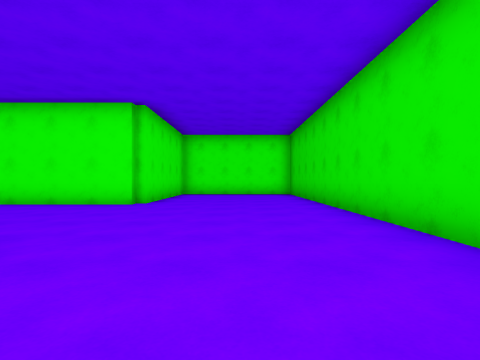
view 1 (above)

22 first-person views from a walk through a scene from a Unity 3-D project. The camera is 1.2 m above the floor, looks level and sees 80° across. The floor is counted in squares, 2 m on a side. Each view is taken from the middle of a square. On the plan, view 1 faces up. The plan holds only what a view shows up to about 9 squares ahead; the rest is blank. The place goes on beyond the plan.

view 2
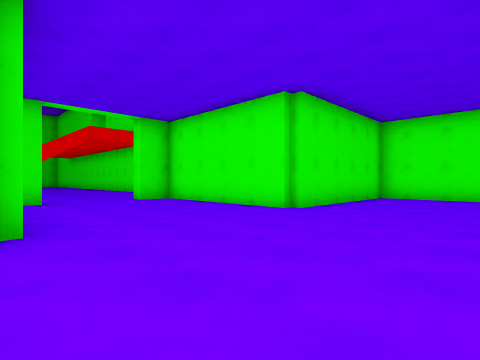

view 3
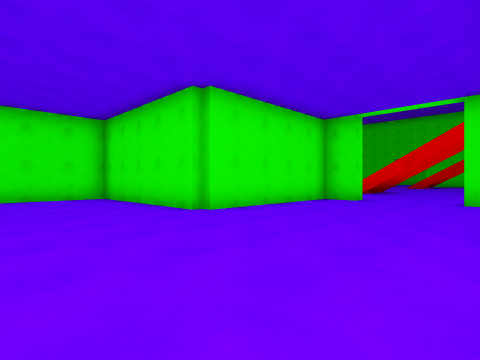

view 4
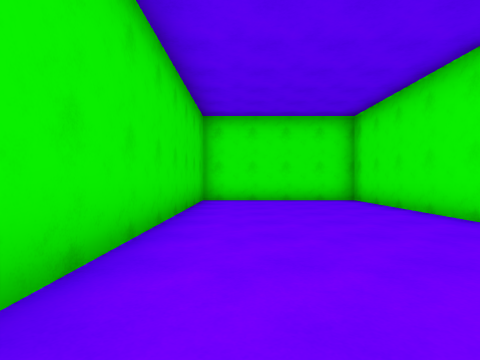

view 5
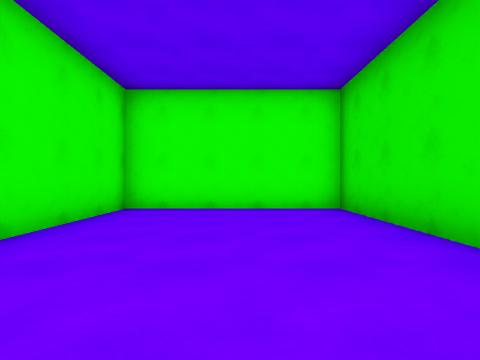

view 6
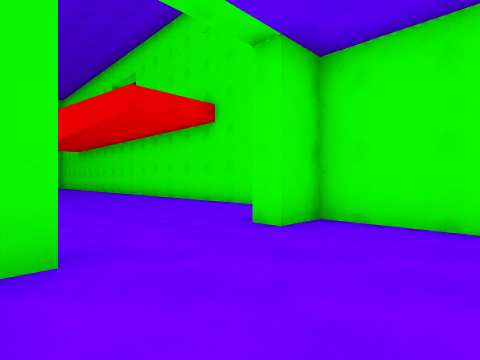

view 7
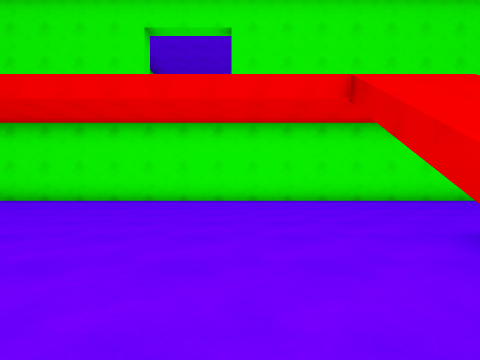

view 8
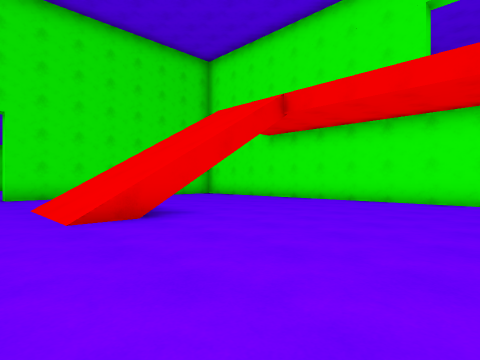

view 9
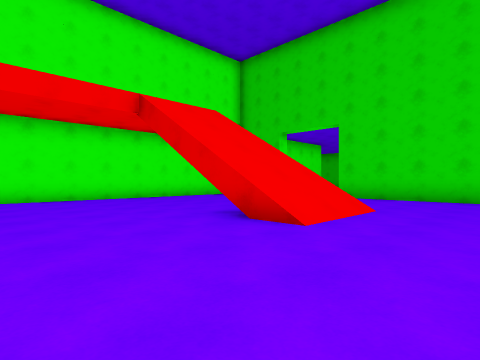

view 10
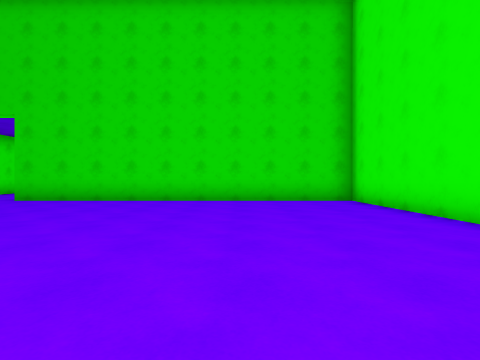

view 11
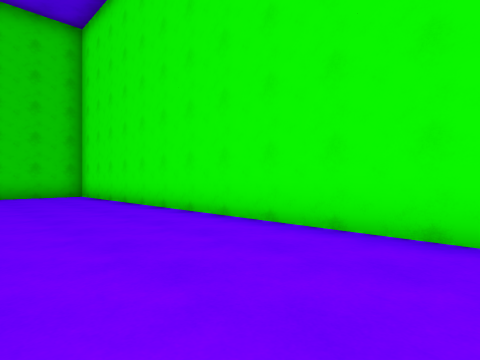

view 12
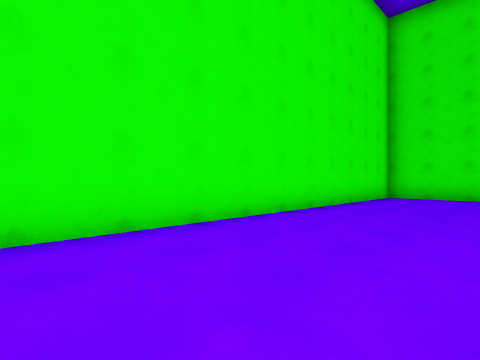

view 13
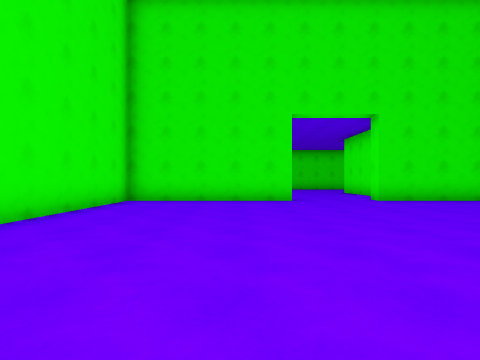

view 14
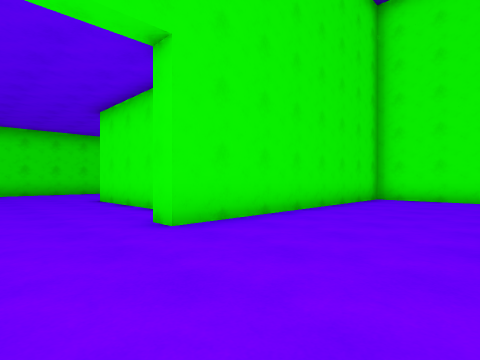

view 15
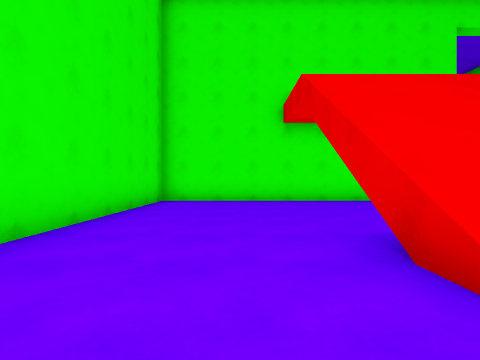

view 16
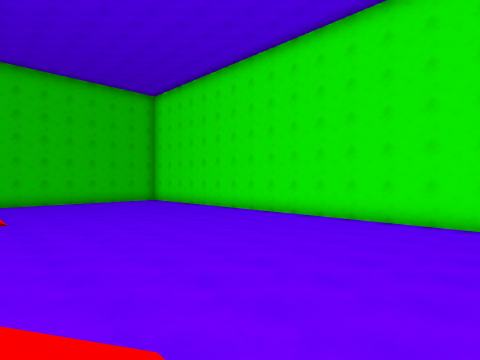

view 17
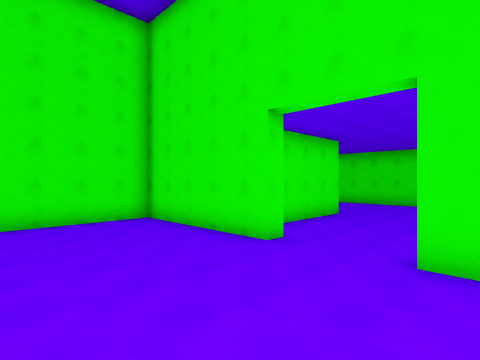

view 18
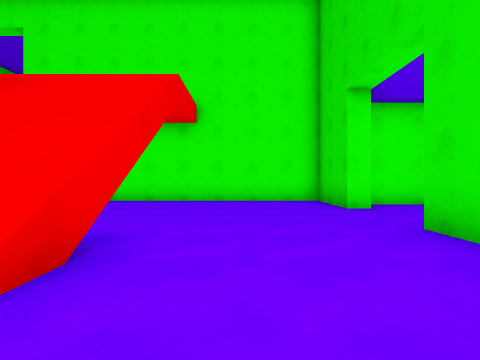

view 19
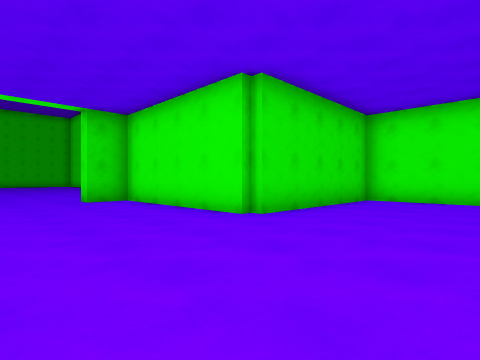

view 20
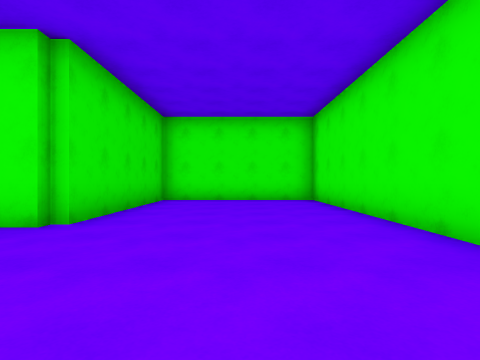

view 21
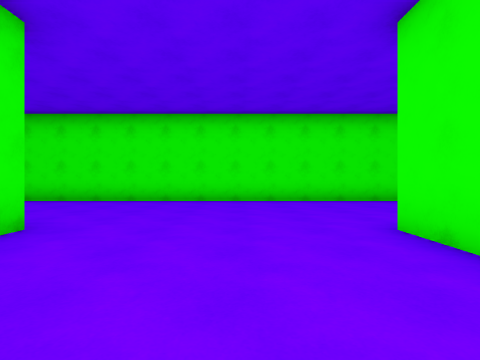

view 22
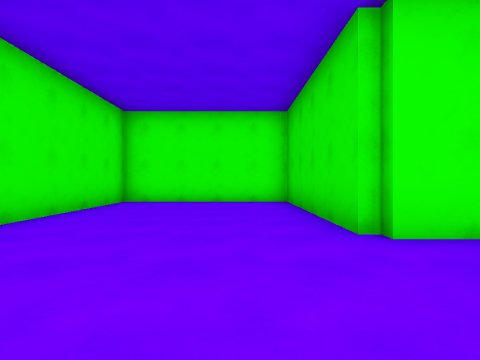

### Floor plan
Key: @ floor where view 1 was taken; # wall or solid block; . floor; / step, stairs or slope.
Columns run from 38 left of view 1 to 2 right of it. Each row starts with its distance up from view 1.
 12                                    ######
 11                                    #....#
 10                                    #....#
  9           ######################   #....#
  8           #....................#   #....#
  7 #######   #...................######....#
  6 #.....#   #...................#.........#
  5 #.....#   #.............................#
  4 #.....#   #.............................#
  3 #.....#   #...////......////...#........#
  2 #.....#####...////......////...#####....#
  1 #.........#...////......////...#   #....#
  0 #..............................#   #..@.#
 -1 #..............................#   #....#
 -2 #.........#....................#   #....#
 -3 #.....#####....................#   ######
 -4 #.....#   #....................#
 -5 #.....#   #....................#
 -6 #.....#   #....................#
 -7 #.....#   ######################
 -8 #######

Positions as (right, up) in squares from view 1, and headings:
1: (0, 0), facing up
2: (1, 2), facing up-left
3: (1, 7), facing down-left
4: (1, 6), facing down
5: (0, 6), facing up
6: (-5, 3), facing up-left
7: (-16, 0), facing up
8: (-17, 0), facing up-left
9: (-17, -1), facing up-right
10: (-16, -3), facing right
11: (-19, -3), facing down-right
12: (-17, -3), facing down-left
13: (-19, -3), facing left
14: (-24, -1), facing up-left
15: (-25, 0), facing up
16: (-23, 2), facing down-right
17: (-23, 2), facing down-left
18: (-10, 0), facing up
19: (-36, 1), facing down-right
20: (-35, 1), facing down
21: (-29, 0), facing left
22: (-34, -1), facing up
